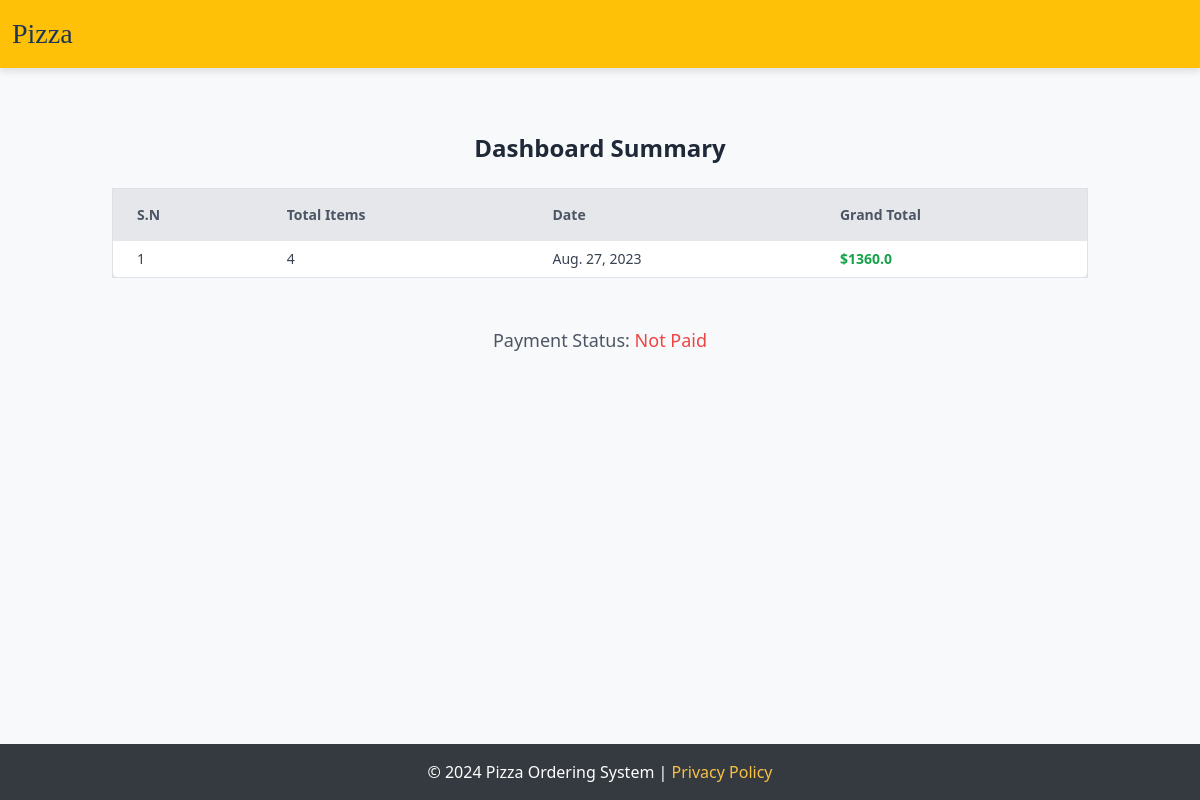
The app's page /DashBoard/ (signed in), older data.
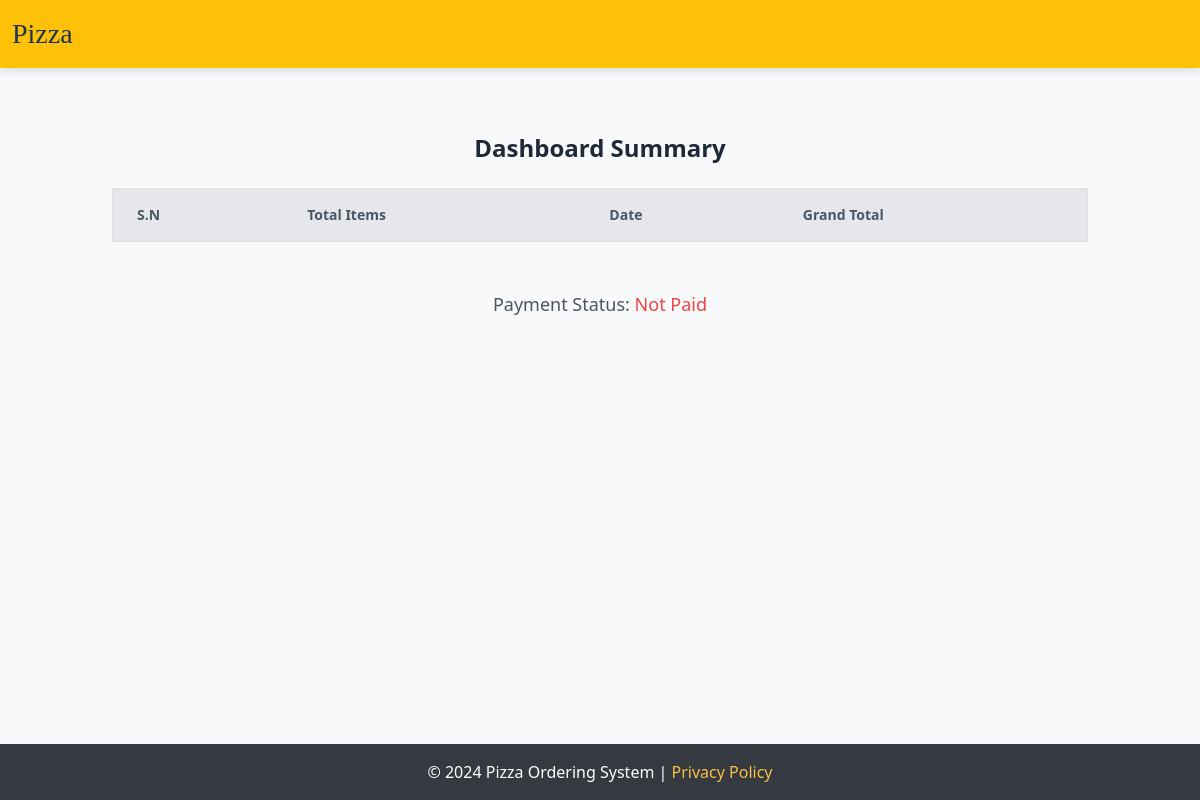
The same page, newer data.
### food/models.py (models this page shows, shortened)
class Basemodel(models.Model):
    uid = models.UUIDField(default=uuid.uuid4, editable=False, primary_key=True)
    created_at = models.DateField(auto_now_add=True)
    updated_at = models.DateField(auto_now=True)  # Use auto_now instead of auto_now_add
    class Meta:
        abstract = True

class Cart(Basemodel):  #
    user = models.ForeignKey(User, on_delete=models.SET_NULL, null=True, blank=True, related_name='carts')
    is_paid = models.BooleanField(default=False)
    esewa = models.CharField(max_length=1000)

class CartItem(Basemodel):
    cart_reference = models.ForeignKey(Cart, on_delete=models.CASCADE, related_name='food_items')
    pizza_reference = models.ForeignKey(Pizza, on_delete=models.CASCADE)
    quantity = models.PositiveIntegerField(default=1)  # Add this field to represent the quantity

### food/views.py (the view)
# urls.py: path('DashBoard/', views.dashboard, name='DashBoard'),
@login_required(login_url="/login/")
def dashboard(request):
    dash_boards = Cart.objects.filter(is_paid=False, user=request.user)
    for dashboard in dash_boards:
        total_price = dashboard.food_items.annotate(
            item_total=ExpressionWrapper(F('pizza_reference__price') * F('quantity'), output_field=FloatField())
        ).aggregate(total=Sum('item_total'))['total']
        dashboard.total_price = total_price if total_price else 0  # Set to 0 if total_price is None
    context = {'dash_boards': dash_boards}
    return render(request, 'dashboard.html', context)

### templates/dashboard.html (shortened to what this page needs)
{% extends 'base.html' %}
{% block start %}
<script src="https://cdn.tailwindcss.com"></script>
<div class="container mx-auto mt-10">
    <h1 class="text-center text-2xl font-bold text-gray-800 mb-6">Dashboard Summary</h1>
    <div class="overflow-x-auto">
        <table class="min-w-full bg-white border border-gray-300 rounded-lg shadow-md">
            <thead class="bg-gray-200">
                <tr>
                    <th class="py-3 px-4 text-left text-sm font-semibold text-gray-600">S.N</th>
                    <th class="py-3 px-4 text-left text-sm font-semibold text-gray-600">Total Items</th>
                    <th class="py-3 px-4 text-left text-sm font-semibold text-gray-600">Date</th>
                    <th class="py-3 px-4 text-left text-sm font-semibold text-gray-600">Grand Total</th>
                </tr>
            </thead>
            <tbody class="divide-y divide-gray-300">
                {% for dashboard in dash_boards %}
                <tr class="hover:bg-gray-100">
                    <td class="py-2 px-4 text-sm text-gray-700">{{ forloop.counter }}</td>
                    <td class="py-2 px-4 text-sm text-gray-700">{{ dashboard.food_items.all|length }}</td>
                    <td class="py-2 px-4 text-sm text-gray-700">{{ dashboard.created_at }}</td>
                    <td class="py-2 px-4 text-sm text-gray-700 font-bold text-green-600">${{ dashboard.total_price }}</td>
                </tr>
                {% endfor %}
            </tbody>
        </table>
    </div>
    <div class="mt-5 text-center">
        <p class="text-lg font-medium text-gray-600">
            Payment Status: <span class="{% if cart.is_paid %}text-green-500{% else %}text-red-500{% endif %}">{{ cart.is_paid|yesno:"Paid,Not Paid" }}</span>
        </p>
    </div>
</div>
{% endblock %}

Row changes from the older to the newer data that the page shows:
removed Cart: food_items.all|length "4", created_at "Aug. 27, 2023", total_price "1360.0"
